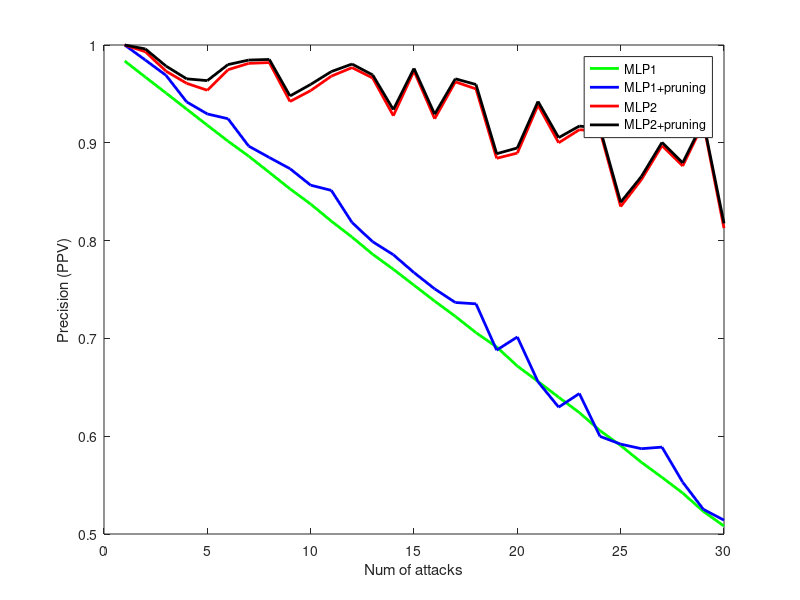

The MATLAB script that drew this image: (Note: this script raises an error after producing the figure.)
%% Precision table
%
% Data structure:
%                PPV: cell array (1-by-4)
%                     - PPV{1,1}: PPV1 (precision of MLP1) {19-by-20)
%                     - PPV{1,2}: PPV1_pruning (precision of MLP1+pruning) {19-by-20)
%                     - PPV{1,3}: PPV2 (precision of MLP2) {19-by-20)
%                     - PPV{1,4}: PPV2_pruning (precision of MLP2+pruning) {19-by-20)
%                PPV1, PPV1_pruning, PPV2, PPV2_pruning:
%                     Row: number of attack (2-20)
%                     Column: different attack support
%
% Yu Zheng, RASLab, FAMU-FSU College of Engineering, Tallahassee, 2021, Aug.

%% unpack PPVs
load PPV.mat
PPV1 = PPV{1,1};
PPV1_pruning = PPV{1,2};
PPV2 = PPV{1,3};
PPV2_pruning = PPV{1,4};


%% get mean value for each number of attack and each attack support
[row_num, col_num] = size(PPV1);
PPV1_mean          = zeros(row_num,col_num);
PPV1_pruning_mean  = zeros(row_num,col_num);
PPV2_mean          = zeros(row_num,col_num);
PPV2_pruning_mean  = zeros(row_num,col_num);

parfor iter1 = 1:row_num
    for iter2 = 1:col_num
        PPV1_mean(iter1,iter2) = mean(PPV1{iter1,iter2});
        PPV1_pruning_mean(iter1,iter2) = mean(PPV1_pruning{iter1,iter2});
        PPV2_mean(iter1,iter2) = mean(PPV2{iter1,iter2});
        PPV2_pruning_mean(iter1,iter2) = mean(PPV2_pruning{iter1,iter2});
    end
end

%% Mean for each number of attacks
PPV1_mean_per_num         = mean(PPV1_mean,2);
PPV1_pruning_mean_per_num = mean(PPV1_pruning_mean,2);
PPV2_mean_per_num         = mean(PPV2_mean,2);
PPV2_pruning_mean_per_num = mean(PPV2_pruning_mean,2);

PPV_mean_per_num = [PPV1_mean_per_num, PPV1_pruning_mean_per_num, PPV2_mean_per_num, PPV2_pruning_mean_per_num];


%% Max for each number of attacks
PPV1_max_per_num         = max(PPV1_mean,[],2);
PPV1_pruning_max_per_num = max(PPV1_pruning_mean,[],2);
PPV2_max_per_num         = max(PPV2_mean,[],2);
PPV2_pruning_max_per_num = max(PPV2_pruning_mean,[],2);

PPV_max_per_num = [PPV1_max_per_num, PPV1_pruning_max_per_num, PPV2_max_per_num, PPV2_pruning_max_per_num];

%% Min for each number of attacks
PPV1_min_per_num         = min(PPV1_mean,[],2);
PPV1_pruning_min_per_num = min(PPV1_pruning_mean,[],2);
PPV2_min_per_num         = min(PPV2_mean,[],2);
PPV2_pruning_min_per_num = min(PPV2_pruning_mean,[],2);

PPV_min_per_num = [PPV1_min_per_num, PPV1_pruning_min_per_num, PPV2_min_per_num, PPV2_pruning_min_per_num];

%% plot got mean precision
LW = 2;
FS = 12;

num_attack = linspace(1,30,30);
figure (1)
plot(num_attack,PPV1_mean_per_num,'g','LineWidth',LW);
hold on, plot(num_attack,PPV1_pruning_mean_per_num,'b','LineWidth',LW);
hold on, plot(num_attack,PPV2_mean_per_num,'r','LineWidth',LW);
hold on, plot(num_attack,PPV2_pruning_mean_per_num,'k','LineWidth',LW);
legend('MLP1','MLP1+pruning','MLP2','MLP2+pruning');
ylabel('Precision (PPV)')
xlabel('Num of attacks')

% xlim([2 20]);

ax = gca;
ax.LineWidth = LW-0.5;
ax.FontSize = FS;
